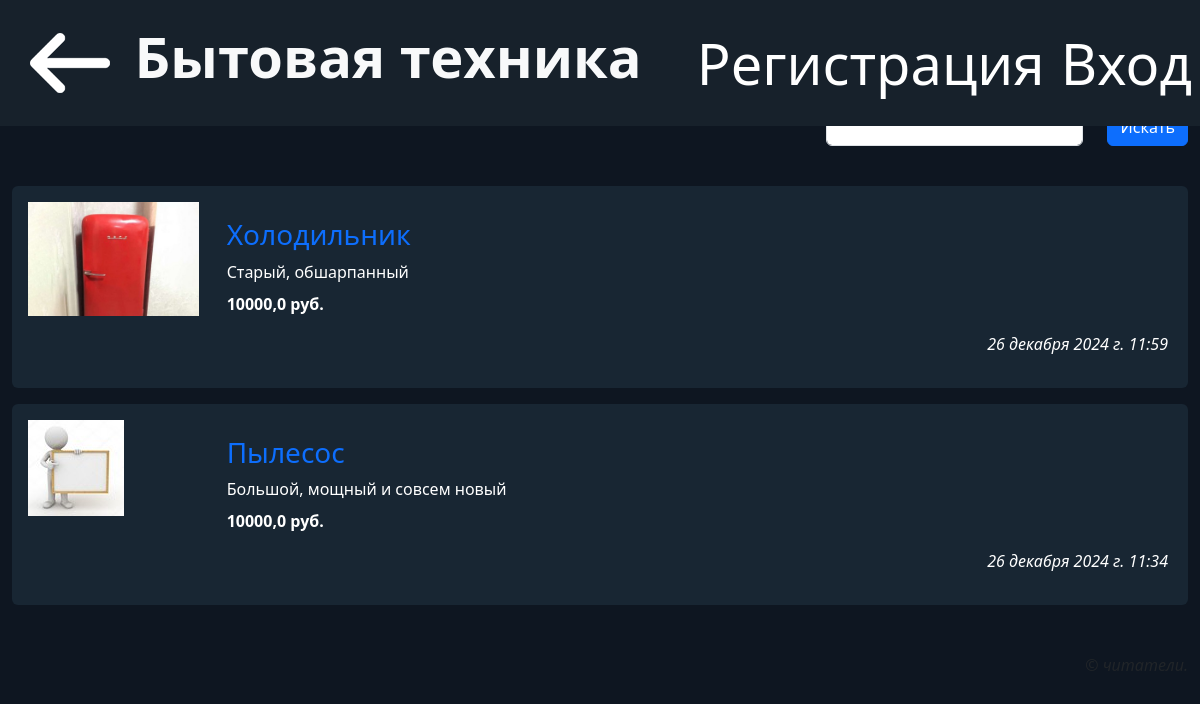
Screenshot of /25 with the database file from the repository.
### main/models.py (models this page shows, shortened)
class Rubric(models.Model):
    name = models.CharField(max_length=30, unique=True,
                            verbose_name='Название')
    order = models.SmallIntegerField(default=0, db_index=True,
                                     verbose_name='Порядок')
    super_rubric = models.ForeignKey('SuperRubric',
                   on_delete=models.PROTECT, null=True, blank=True,
                   verbose_name='Надрубрика')

class Bb(models.Model):
    rubric = models.ForeignKey(SubRubric, on_delete=models.PROTECT,
                                          verbose_name='Рубрика')
    title = models.CharField(max_length=40, verbose_name='Товар')
    content = models.TextField(verbose_name='Описание')
    price = models.FloatField(default=0, verbose_name='Цена')
    contacts = models.TextField(verbose_name='Контакты')
    image = models.ImageField(blank=True, upload_to=get_timestamp_path,
                              verbose_name='Изображение')
    author = models.ForeignKey(AdvUser, on_delete=models.CASCADE,
                               verbose_name='Автор объявления')
    is_active = models.BooleanField(default=True, db_index=True,
                                    verbose_name='Выводить в списке?')
    created_at = models.DateTimeField(auto_now_add=True, db_index=True,
                                      verbose_name='Опубликовано')
    class Meta:
        verbose_name_plural = 'Объявления'
        verbose_name = 'Объявление'
        ordering = ('-created_at',)

### main/views.py (the view)
# urls.py: path('<int:pk>', rubric_bbs, name='rubric_bbs'),
def rubric_bbs(request, pk):
    rubric = get_object_or_404(SubRubric, pk=pk)
    bbs = Bb.objects.filter(is_active=True, rubric=pk)
    if 'keyword' in request.GET:
        keyword = request.GET['keyword']
        q = Q(title__icontains=keyword) | Q(content__icontains=keyword)
        bbs = bbs.filter(q)
    else:
        keyword = ''
    form = SearchForm(initial={'keyword': keyword})
    paginator = Paginator(bbs, 2)
    if 'page' in request.GET:
        page_num = request.GET['page']
    else:
        page_num = 1
    page = paginator.get_page(page_num)
    context = {'rubric': rubric, 'page': page, 'bbs': page.object_list,
               'form': form}
    return render(request, 'main/rubric_bbs.html', context)

### main/forms.py
class SearchForm(forms.Form):
    keyword = forms.CharField(required=False, max_length=20, label='')

### main/models.py (called while the page is built)
    def get_queryset(self):
        return super().get_queryset().filter(super_rubric__isnull=False)

    def __str__(self):
        return self.name

### main/templates/main/rubric_bbs.html (shortened to what this page needs)
{% extends 'layouts/basic.html' %}
{% load thumbnail static django_bootstrap5 %}
{% block content %}
    <form class="row row-cols-md-auto justify-content-end">
        {% bootstrap_field form.keyword show_label=False wrapper_class='col-12' %}
        <div class="col-12">
            {% bootstrap_button 'Искать' %}
        </div>
    </form>
    {% if bbs %}
        <section class="vstack gap-3 my-4">
            {% for bb in bbs %}
                <article class="card">
                    {% url 'main:bb_detail' rubric_pk=rubric.pk pk=bb.pk as url %}
                    <div class="row p-3">
                        <a class="col-md-2" href="{{ url }}{{ all }}">
                            {% if bb.image %}
                                <img alt="{{ bb.title }}" class="img-fluid"
                                     src="{% thumbnail bb.image 'default' %}">
                            {% else %}
                                <img alt="{{ bb.title }}"  class="img-fluid" src="{% static 'main/img/empty.jpg' %}">
                            {% endif %}
                        </a>
                        <div class="col-md-10 card-body">
                            <h3 class="card-title"><a href="{{ url }}{{ all }}">
                                {{ bb.title }}</a></h3>
                            <div class="card-text mb-2">{{ bb.content }}</div>
                            <p class="card-text fw-bold">{{ bb.price }} руб.</p>
                            <p class="card-text text-end fst-italic">
                                {{ bb.created_at }}</p>
                        </div>
                    </div>
                </article>
            {% endfor %}
        </section>
    {% endif %}
{% endblock %}

### main/templates/layouts/basic.html (shortened to what this page needs)
{% load django_bootstrap5 static %}
<!DOCTYPE html>
<html lang="ru">
<head>
    {% bootstrap_css %}
    <link rel="stylesheet" href="{% static 'main/css/style.min.css' %}">
</head>
<body class="container-fluid">
<nav class="row navbar navbar-expand-md fixed-top">
    <div class="col container">
        {% if request.path == "/menu" %}
            <a class="navbar-brand text-light"
               href="{% url 'main:index' %}"><strong>ОБЪЯВЛЕНИЯ: ОЯШ</strong></a>
        {% elif request.path == "/" %}
            <a class="navbar-brand text-light"
               href="{% url 'main:menu' %}"><strong><img src="{% static 'main/icons/arrow-left.png' %}"> Все объявления</strong></a>
        {% else %}
            <a class="navbar-brand text-light"
               href="{% url 'main:menu' %}"><strong><img src="{% static 'main/icons/arrow-left.png' %}"> {{ rubric }}</strong></a>
        {% endif %}
        <div class="collapse navbar-collapse justify-content-end"
             id="navbarNav">
            <div class="navbar-nav">
                {% if user.is_authenticated %}
                    <div class="nav-item dropdown">
                        <a class="nav-link dropdown-toggle"
                           data-bs-toggle="dropdown" href="#"><img src="{% static 'main/icons/user.png' %}"></a>
                        <div class="dropdown-menu dropdown-menu-end">
                            <a class="dropdown-item" href="{% url 'main:profile' %}">Мои
                                объявления</a>
                            <a class="dropdown-item" href="{% url 'main:profile_edit' %}">Изменить
                                личные данные</a>
                            <a class="dropdown-item" href="{% url 'main:password_edit' %}">Изменить
                                пароль</a>
                            <hr class="dropdown-divider">
                            <form class="px-3" method="post" action="{% url 'main:logout' %}">
                                {% csrf_token %}
                                {% bootstrap_button 'Выйти' button_class='btn-danger' %}
                            </form>
                            <hr class="dropdown-divider">
                            <a class="dropdown-item" href="{% url 'main:profile_delete' %}">Удалить</a>
                        </div>
                    </div>
                {% else %}
                    <a class="nav-link" href="{% url 'main:register' %}">Регистрация</a>
                    <a class="nav-link" href="{% url 'main:login' %}">Вход</a>
                {% endif %}
            </div>
        </div>
    </div>
</nav>
<div class="row" id="content">
    <main class="col py-2">
        {% block content %}
        {% endblock %}
    </main>
</div>
<footer class="mt-3">
    <p class="text-end fst-italic">&copy; читатели.</p>
</footer>
</body>
</html>

### rows the page displays
Rubric: name "Бытовая техника"
Bb: image (picture), title "Холодильник", content "Старый, обшарпанный", price "10000,0", created_at "26 декабря 2024 г. 11:59"
Bb: title "Пылесос", content "Большой, мощный и совсем новый", price "10000,0", created_at "26 декабря 2024 г. 11:34"
